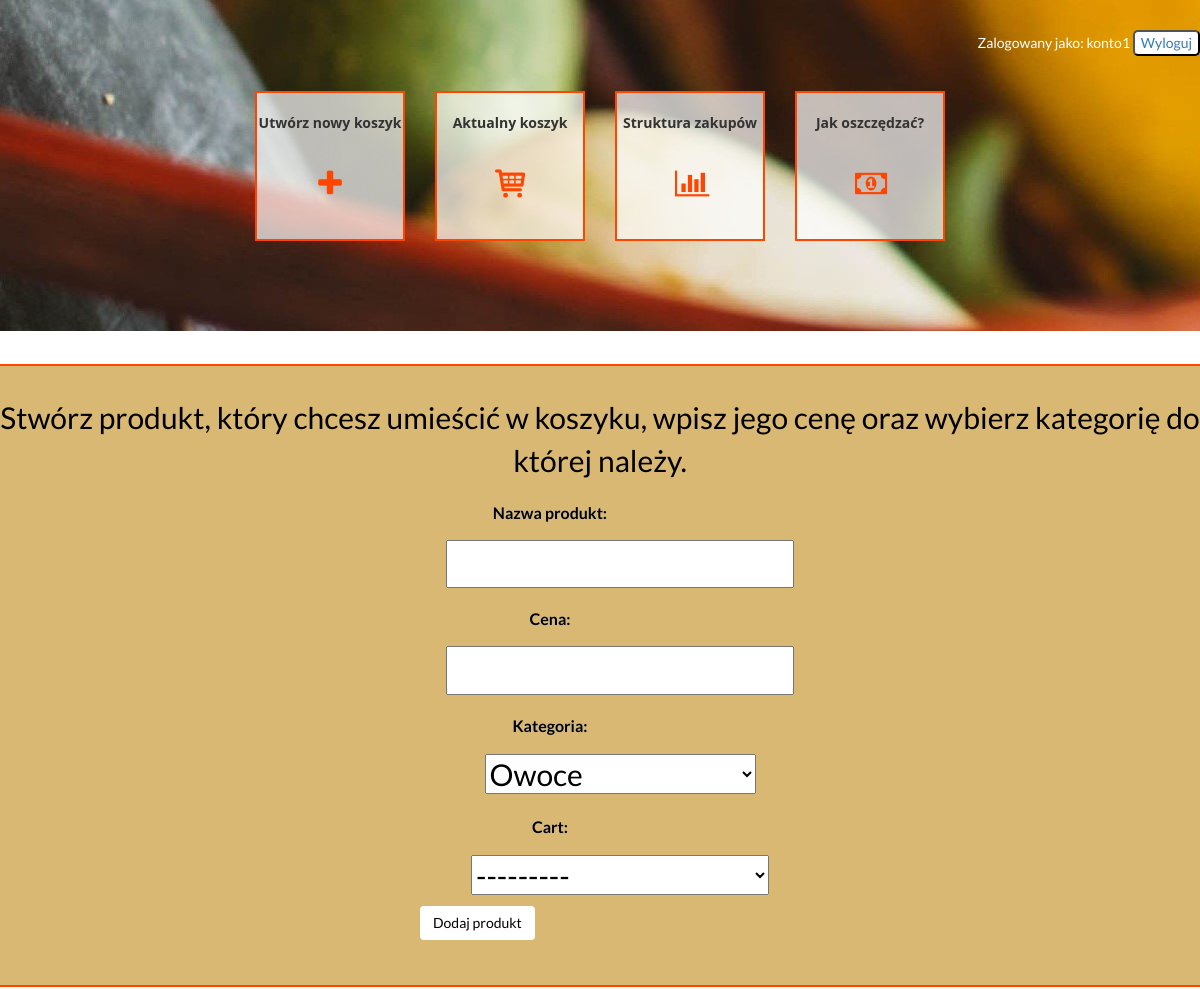
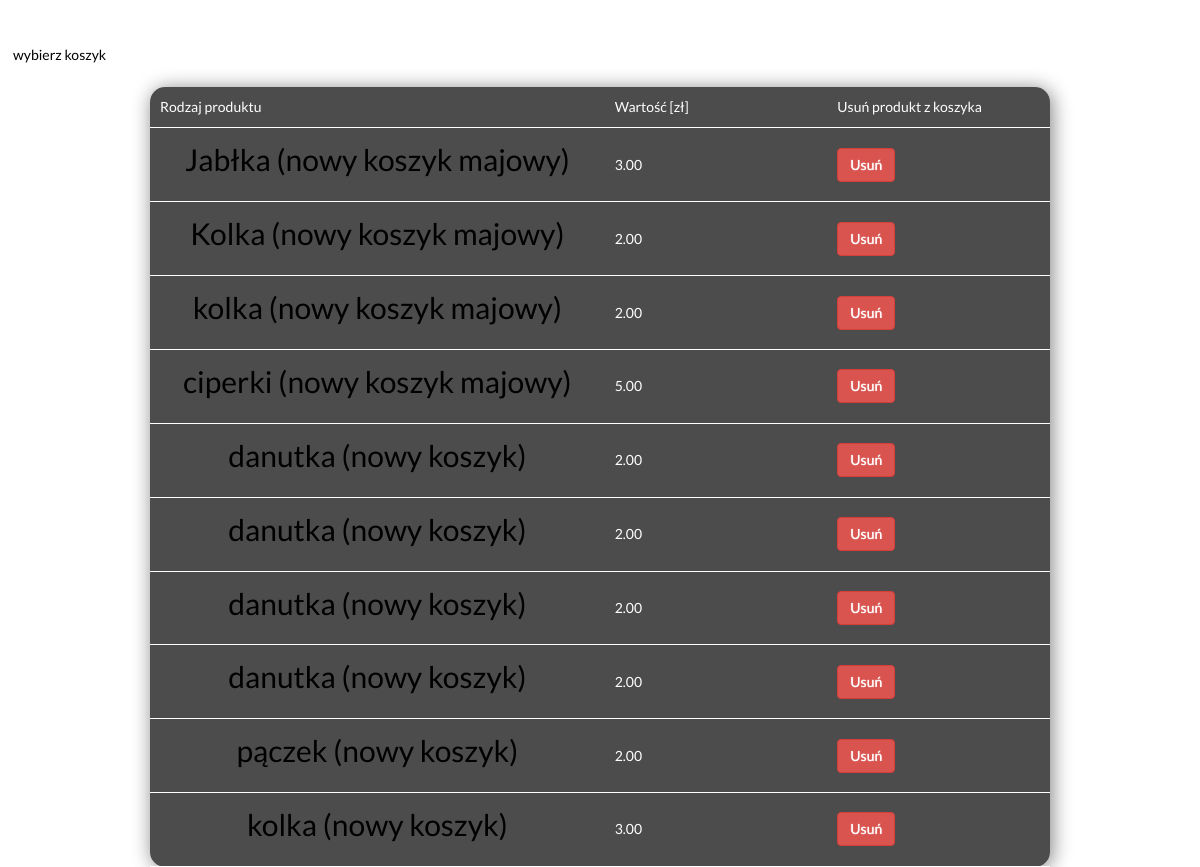
The app's page /cart/ (signed in) with its own data (2 pictures, top to bottom).
### product/models.py (models this page shows)
class Product(models.Model):
    name = models.CharField(max_length=50)
    price = models.DecimalField(max_digits=6, decimal_places=2, null=True)
    user = models.ForeignKey(User, on_delete=models.CASCADE, null = True, blank=True)
    caterogry = models.IntegerField(choices=Category, default=13)
    def __str__(self):
        return self.name

### cart/models.py (models this page shows)
class Cart(models.Model):
    cart_name = models.CharField(max_length=50)
    user = models.ForeignKey(User, on_delete=models.CASCADE, null=True, blank=True)
    product = models.ManyToManyField(Product, blank=True)
    date_added = models.DateTimeField(auto_now=True)
    def __str__(self):
        return self.cart_name

### product/views.py (the view)
# urls.py: url(r'^cart/', product_views.new_product_view, name='cart'),
def new_product_view(request):
    if request.method == 'POST':
        form = NewProductForm(request.POST, user=request.user)
        if form.is_valid():
            product = form.save(commit = False)
            product.user = request.user
            product.save()
            cart = form.cleaned_data.get('cart')
            cart.product.add(product)
            cart.save()
            name = form.cleaned_data.get('name')
            messages.success(request, 'Produkt  {name} został utworzony i dodany do koszyka  {cart}!'.format(name=name, cart = cart))
            return redirect('cart')
    else:
        form = NewProductForm(user=request.user)
        data = Cart.objects.order_by('-date_added').filter(user = request.user)
    return render(request, "cart.html", {'form': form, 'data':data})

### product/forms.py
class NewProductForm(forms.ModelForm):
    name = forms.CharField(label="Nazwa produkt")
    price = forms.DecimalField(label=('Cena'))
    category = forms.ChoiceField(widget=forms.Select(), choices=Category, label='Kategoria')
    def __init__(self,  *args, user, **kwargs):
        super(NewProductForm, self).__init__(*args, **kwargs)
        self.fields['cart'] = forms.ModelChoiceField(queryset=Cart.objects.filter(user=user))
    class Meta:
        model = Product
        fields = ['name', 'price', 'category']

### Templates/cart.html (shortened to what this page needs)
{% extends "index.html" %}
{% block content %}
		<div class="row">
			<div class="col-sm-12">
				<div class="cartForm">
					<p> Stwórz produkt, który chcesz umieścić w koszyku, wpisz jego cenę oraz wybierz kategorię do której należy. </p>
					<div id="addProduct">
							<form id = 'product_form' method="POST" >
									{{ form.as_p }}
								<div class="form-group">
									<button class="btn btn-outline-info" type="submit">Dodaj produkt</button>
								</div>
							</form>
					</div>
				</div>
				<div class="productTable">
                            <form id = "show_product_form" method="POST" >
							<div class="form-group">
									<button class="btn btn-outline-info" type="submit">wybierz koszyk</button>
								</div>
							</form>
					<table id="table">
						<tr >
							<td style="color: white">Rodzaj produktu</td>
							<td>Wartość [zł] </td>
							<td>Usuń produkt z koszyka </td>
						</tr>
						{%  for cart in data %}
    						{% for product in cart.product.all %}
						<tr>
							<td><p> {{ product }} ({{cart}}) </p></td>
							<td>{{product.price}}</td>
							<td> <button type="button" class="btn btn-danger">Usuń</button> </td>
						</tr>
							{% endfor %}
						{% endfor %}
					</table>
			</div>
		</div>
		</div>
{% endblock content %}

### Templates/index.html (shortened to what this page needs)
<!DOCTYPE html>
{% load static %}
<html lang="pl">
<head>
	 <link rel="stylesheet"href="https://maxcdn.bootstrapcdn.com/bootstrap/3.3.7/css/bootstrap.min.css">
	 <link rel="stylesheet" href="{% static 'css/style.css' %}">
	 <link href="/static/fontello/css/fontello.css" rel="stylesheet" type="text/css" />
</head>
<body>
	<div class="container">
		<div class="row">
			<div class="col-sm-12">
					<div class="slogan">
						<div class="zalogowanyJako">
						Zalogowany jako: {{user.username}}
						<button> <a href="{% url 'user_logout' %}">Wyloguj</a></button> </br>
						</div>
						<nav>
							<ul class="menu">
								<li><a href="{% url 'newcart' %}">Utwórz nowy koszyk </br><i class="demo-icon icon-plus" ></i></a></li>
								<li><a href="{% url 'cart' %}">Aktualny koszyk </br><i class="demo-icon icon-basket-1" ></i></a></li>
								<li><a href="{%url 'cart_structure'%}">Struktura zakupów</br><i class="demo-icon icon-chart-bar"></i></a></li>
								<li><a href="{%url 'index'%}">Jak oszczędzać?</br><i class="demo-icon icon-money"></i></a></li>
							</ul>
						</nav>
					</div>
			</div>
		</div>
          {% block content %}
		{% endblock %}
	</div>
</body>
</html>

### static/css/style.css (style rules this page uses)
html,body { margin:0px; padding:0px; height:100%; background-color: white; }
.container { height: 100%; width:100%; margin: 0px; padding:0px; margin-bottom: 100px; position: relative; font-family: 'Lato', sans-serif; }
.slogan { height: 100%; width: 100%; color: white; background-image: url('/static/images/6.jpg'); text-align: center; font-family: 'Lato', sans-serif; padding-top:30px; padding-bottom: 50px; border-bottom: 3px solid white; }
p { font-size: 30px; color:black; }
label { display: block; width: 260px; padding: 10px 20px; color: #696969; font-size: 16px; text-shadow: 0 0 1px silver; }
button { background-color:white; color: black; margin-bottom:5px; text-shadow: 0 0 1px white; border-radius: 5px; }
nav { min-height:200px; background: transparent; text-align: center; }
nav ul { list-style:none; padding:30px; font-size:0; display: inline-block; }
nav ul li { display: inline-block; }
nav ul li a { font:bold 14px/60px 'Open Sans', sans-serif; color: #333333; display: inline-block; text-decoration: none; margin-left: 15px; margin-right: 15px; border: 2px solid #FF4500; background: rgba(255, 255, 255, 0.7); filter: alpha(opacity=70); height:150px; width:150px; }
.zalogowanyJako { text-align:right; }
.demo-icon { font-size: 30px; color: #FF4500; }
.cartForm { border-top: 2px solid #FF4500; border-bottom: 2px solid #FF4500; padding-top:30px; padding-bottom:30px; margin-top:30px; min-height:300px; position: relative; background: rgba(200, 155, 055, 0.7); filter: alpha(opacity=70); }
p { text-align: center; }
label { color: black; }
.productTable { padding-top:30px; padding-bottom:30px; margin-top:10px; margin-bottom: 60px; height:400px; position: relative; }
#table { width: 75%; height:100px; padding: 10px; margin: 15px auto 15px auto; -webkit-border-radius: 15px; -moz-border-radius: 15px; border-radius: 15px; box-shadow: 2px 2px 20px grey; -moz-box-shadow: 2px 2px 20px grey; -webkit-box-shadow:2px 2px 20px grey; background: rgba(0, 0, 0, 0.7); filter: alpha(opacity=70); color: white; }
#table tr td { padding: 10px; border-bottom: 1px solid white; min-height:100px; min-width:200px; }
#addProduct { width: 400px; margin-left: 35%; }

### records on screen
Cart: cart_name "nowy koszyk majowy"
Product: name "Jabłka", price "3.00"
Product: name "Kolka", price "2.00"
Product: name "kolka", price "2.00"
Product: name "ciperki", price "5.00"
Cart: cart_name "nowy koszyk"
Product: name "danutka", price "2.00"
Product: name "danutka", price "2.00"
Product: name "danutka", price "2.00"
Product: name "danutka", price "2.00"
Product: name "pączek", price "2.00"
Product: name "kolka", price "3.00"

### other values on screen
{{ user.username }} "konto1"
